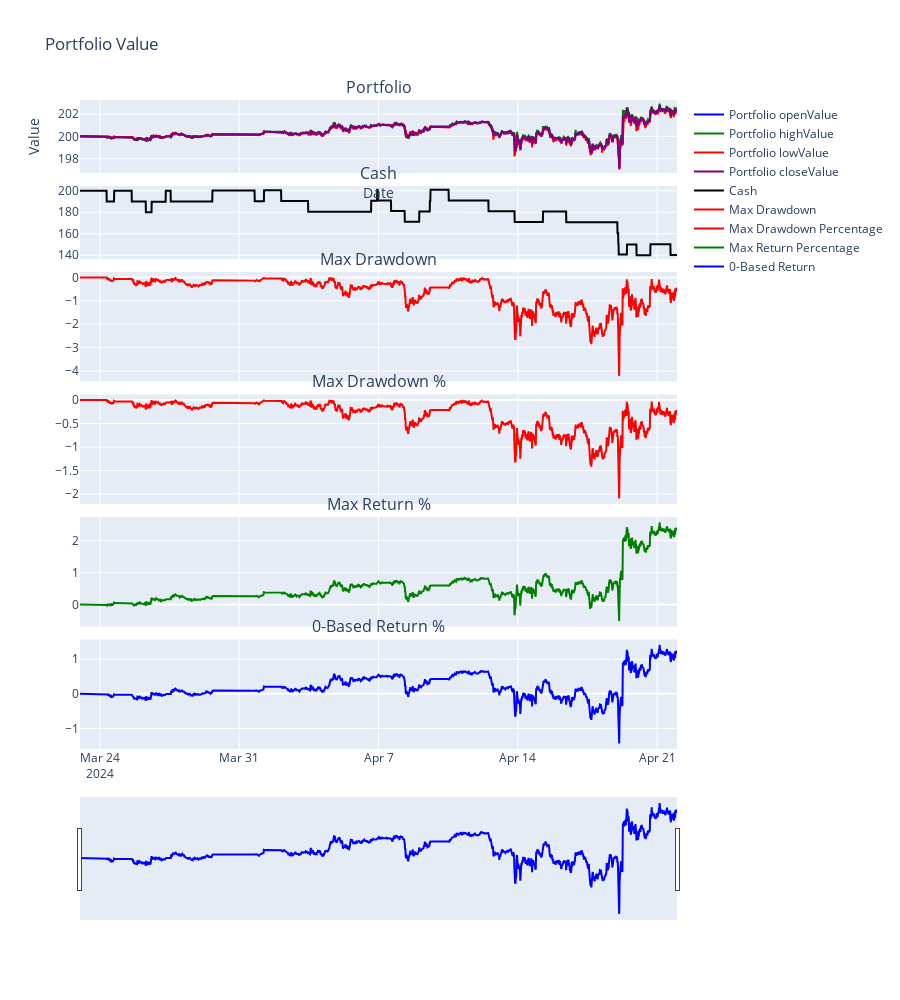

Here is the notebook cell this chart was saved with:
### Code cell
bt.strategy.plot_performance()

### Figure 1 — Plotly figure (JSON) as saved in the notebook; plotly's stock layout.template omitted (floating-point values rounded to 4 significant figures; data arrays with more than 128 entries replaced by an {"elided": "..."} marker saying what was removed)
{"data": [{"line": {"color": "blue", "width": 2}, "mode": "lines", "name": "Portfolio openValue", "type": "scatter", "x": {"elided": "2881 str values"}, "xaxis": "x", "y": {"elided": "2881 float values"}, "yaxis": "y"}, {"line": {"color": "green", "width": 2}, "mode": "lines", "name": "Portfolio highValue", "type": "scatter", "x": {"elided": "2881 str values"}, "xaxis": "x", "y": {"elided": "2881 float values"}, "yaxis": "y"}, {"line": {"color": "red", "width": 2}, "mode": "lines", "name": "Portfolio lowValue", "type": "scatter", "x": {"elided": "2881 str values"}, "xaxis": "x", "y": {"elided": "2881 float values"}, "yaxis": "y"}, {"line": {"color": "purple", "width": 2}, "mode": "lines", "name": "Portfolio closeValue", "type": "scatter", "x": {"elided": "2881 str values"}, "xaxis": "x", "y": {"elided": "2881 float values"}, "yaxis": "y"}, {"line": {"color": "black", "width": 2}, "mode": "lines", "name": "Cash", "type": "scatter", "x": {"elided": "2881 str values"}, "xaxis": "x2", "y": {"elided": "2881 float values"}, "yaxis": "y2"}, {"line": {"color": "red", "width": 2}, "mode": "lines", "name": "Max Drawdown", "type": "scatter", "x": {"elided": "2881 str values"}, "xaxis": "x3", "y": {"elided": "2881 float values"}, "yaxis": "y3"}, {"line": {"color": "red", "width": 2}, "mode": "lines", "name": "Max Drawdown Percentage", "type": "scatter", "x": {"elided": "2881 str values"}, "xaxis": "x4", "y": {"elided": "2881 float values"}, "yaxis": "y4"}, {"line": {"color": "green", "width": 2}, "mode": "lines", "name": "Max Return Percentage", "type": "scatter", "x": {"elided": "2881 str values"}, "xaxis": "x5", "y": {"elided": "2881 float values"}, "yaxis": "y5"}, {"line": {"color": "blue", "width": 2}, "mode": "lines", "name": "0-Based Return", "type": "scatter", "x": {"elided": "2881 str values"}, "xaxis": "x6", "y": {"elided": "2881 float values"}, "yaxis": "y6"}], "layout": {"annotations": [{"font": {"size": 16}, "showarrow": false, "text": "Portfolio", "x": 0.5, "xanchor": "center", "xref": "paper", "y": 1, "yanchor": "bottom", "yref": "paper"}, {"font": {"size": 16}, "showarrow": false, "text": "Cash", "x": 0.5, "xanchor": "center", "xref": "paper", "y": 0.8675, "yanchor": "bottom", "yref": "paper"}, {"font": {"size": 16}, "showarrow": false, "text": "Max Drawdown", "x": 0.5, "xanchor": "center", "xref": "paper", "y": 0.735, "yanchor": "bottom", "yref": "paper"}, {"font": {"size": 16}, "showarrow": false, "text": "Max Drawdown %", "x": 0.5, "xanchor": "center", "xref": "paper", "y": 0.5463, "yanchor": "bottom", "yref": "paper"}, {"font": {"size": 16}, "showarrow": false, "text": "Max Return %", "x": 0.5, "xanchor": "center", "xref": "paper", "y": 0.3575, "yanchor": "bottom", "yref": "paper"}, {"font": {"size": 16}, "showarrow": false, "text": "0-Based Return %", "x": 0.5, "xanchor": "center", "xref": "paper", "y": 0.1688, "yanchor": "bottom", "yref": "paper"}], "height": 1000, "title": {"text": "Portfolio Value"}, "xaxis": {"anchor": "y", "domain": [0, 1], "matches": "x6", "rangeslider": {"visible": false}, "showticklabels": false, "title": {"text": "Date"}}, "xaxis2": {"anchor": "y2", "domain": [0, 1], "matches": "x6", "showticklabels": false}, "xaxis3": {"anchor": "y3", "domain": [0, 1], "matches": "x6", "showticklabels": false}, "xaxis4": {"anchor": "y4", "domain": [0, 1], "matches": "x6", "showticklabels": false}, "xaxis5": {"anchor": "y5", "domain": [0, 1], "matches": "x6", "showticklabels": false}, "xaxis6": {"anchor": "y6", "domain": [0, 1], "rangeslider": {"visible": true}}, "yaxis": {"anchor": "x", "domain": [0.8875, 1], "title": {"text": "Value"}}, "yaxis2": {"anchor": "x2", "domain": [0.755, 0.8675]}, "yaxis3": {"anchor": "x3", "domain": [0.5663, 0.735]}, "yaxis4": {"anchor": "x4", "domain": [0.3775, 0.5463]}, "yaxis5": {"anchor": "x5", "domain": [0.1888, 0.3575]}, "yaxis6": {"anchor": "x6", "domain": [0, 0.1688]}}}
